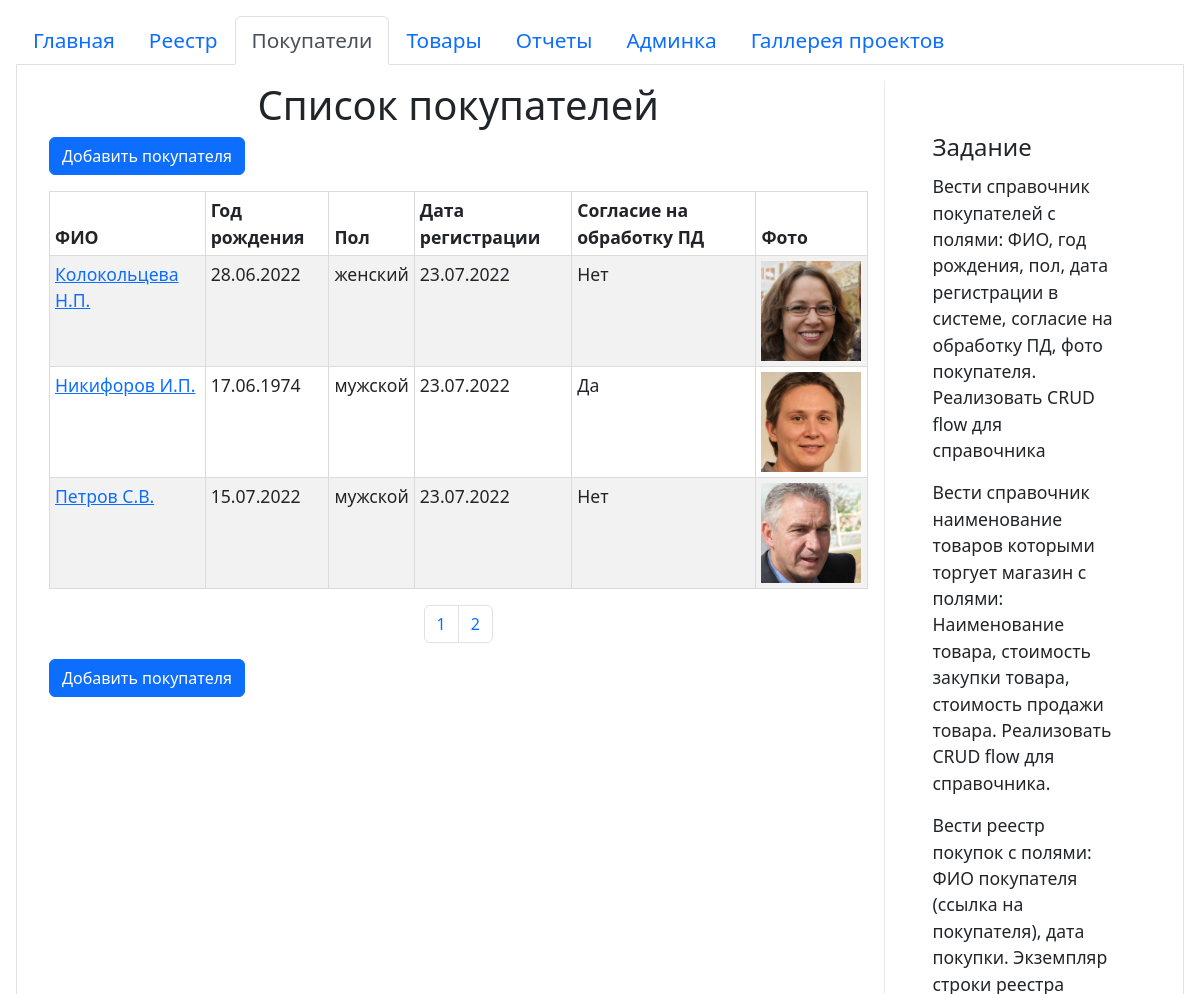
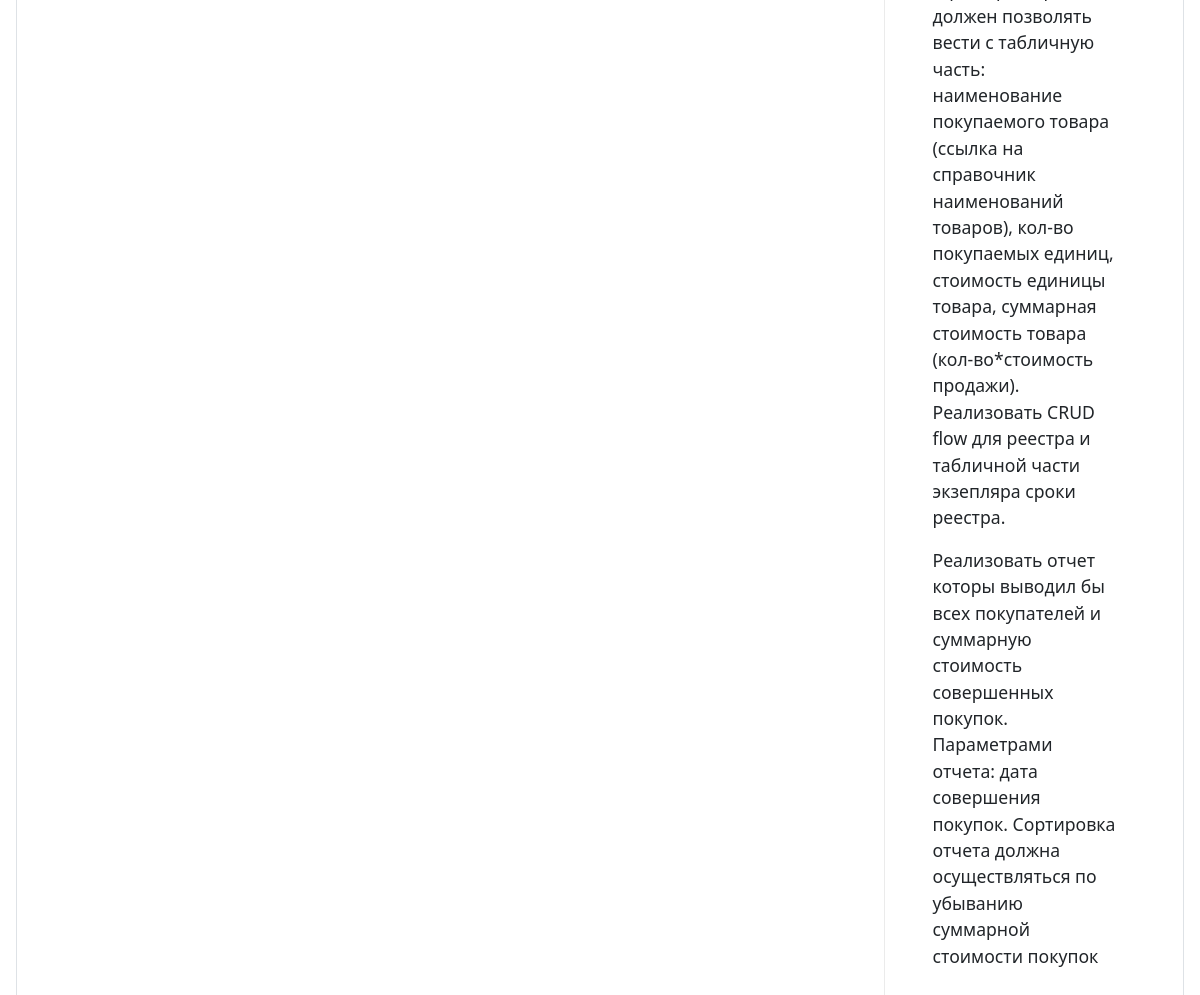
Screenshot of /customer/ with the database file from the repository (2 pictures, top to bottom).
### customers/models.py (models this page shows, shortened)
class Customer (models.Model):
	MAN = 'm'
	WOMAN = 'w'
	NONE = ''
	GENDER_CHOICES = [
		(NONE, ''),
		(MAN, 'мужской'),
		(WOMAN, 'женский')
	]
	FIO = models.CharField(max_length=200, verbose_name="ФИО")
	birthDate = models.DateField(verbose_name='Дата рождения')
	registerDate = models.DateField(auto_now=True, verbose_name='Дата регистрации')
	gender = models.CharField(max_length=1, choices=GENDER_CHOICES, default=None, verbose_name='Пол')
	PDConsent = models.BooleanField(default=False, verbose_name='Согласие на обработку ПД')
	photo = models.ImageField(upload_to='CustomersPhotos/%Y/%m/%d/', verbose_name='Фотография', blank=True)
	class Meta:
		ordering = ['FIO', 'birthDate', 'registerDate']
		verbose_name = 'Покупатель (я)'
		verbose_name_plural = 'Покупатели'

### customers/views.py (the view)
# urls.py: path('', CustomersList.as_view(), name='CustomersList'),
class CustomersList(ListView):
	model = Customer
	template_name = 'customers/list.html'
	context_object_name = 'customers'
	paginate_by = 3

### customers/templates/customers/list.html (shortened to what this page needs)
{% extends 'base.html' %}
{% load verbose_names %}
{% block content %}
<div class="center">
    <h1>Список покупателей</h1>
</div>
<div>
    <a href="{% url 'CreateCustomer' %}" class="m-3"><button type="button" class="btn btn-primary">Добавить покупателя</button></a>
    <table id="CustomersTable" class="m-3 border ListTable table table-striped" >
        <thead>
            <tr>
                <th>ФИО</th>
                <th>Год рождения</th>
                <th>Пол</th>
                <th>Дата регистрации</th>
                <th>Согласие на обработку ПД</th>
                <th>Фото</th>
            </tr>
        </thead>
        {% for customer in customers %}
            <tr>
                <td><a href="{% url 'ViewCustomer' customer.pk %}">{{ customer.FIO }}</a></td>
                <td>{{ customer.birthDate|date:"d.m.Y" }}</td>
                <td>{{ customer.get_gender_display }}</td>
                <td>{{ customer.registerDate|date:"d.m.Y" }}</td>
                <td>{% if customer.PDConsent %} Да {% else %} Нет {% endif %}</td>
                {% if customer.photo %}
                <td><img src="{{ customer.photo.url }}" width="100px"></td>
                {% else %}
                <td>-</td>
                {% endif %}
            </tr>
        {% endfor %}
    </table>
    {% include 'inc/_paginator.html'%}
    <a href="{% url 'CreateCustomer' %}" class="m-3"><button type="button" class="btn btn-primary">Добавить покупателя</button></a>
</div>
{% endblock %}

### templates/base.html (shortened to what this page needs)
<!DOCTYPE html>
{% load static %}
<html lang="ru">
<head>
    <link href="https://cdn.jsdelivr.net/npm/bootstrap@5.2.0/dist/css/bootstrap.min.css" rel="stylesheet">
    <link href="{% static '/css/style.css' %}" rel="stylesheet" >
</head>
<body class="p-3">
    {% include 'inc/_navbar.html'%}
    <div class="page p-3">
        <div style="
            {% if '/screenshots/' in request.get_full_path %}width: 100%;{% else %}width: 75%;{% endif %}
        ">
            {% block content %}
            {% endblock %}
        </div>
        {% block task %}
        <div class="p-5" style="width: 25%; border-left: 1px solid #ebebeb;">
            <fieldset>
                <legend>
                    Задание
                </legend>
                <p>Вести справочник покупателей с полями: ФИО, год рождения, пол, дата регистрации в системе, согласие на обработку ПД, фото покупателя. Реализовать CRUD flow для справочника</p>
                <p>Вести справочник наименование товаров которыми торгует магазин с полями: Наименование товара, стоимость закупки товара, стоимость продажи товара.  Реализовать CRUD flow для справочника.</p>
                <p>Вести реестр покупок с полями: ФИО покупателя (ссылка на покупателя), дата покупки. Экземпляр строки реестра должен позволять вести с табличную часть: наименование покупаемого товара (ссылка на справочник наименований товаров), кол-во покупаемых единиц, стоимость единицы товара, суммарная стоимость товара (кол-во*стоимость продажи). Реализовать CRUD flow для реестра и табличной части экзепляра сроки реестра.</p>
                <p>Реализовать отчет которы выводил бы всех покупателей и суммарную стоимость совершенных покупок. Параметрами отчета: дата совершения покупок. Сортировка отчета должна осуществляться по убыванию суммарной стоимости покупок</p>
            </fieldset>
        </div>
        {% endblock %}
    </div>
</body>
</html>

### templates/inc/_navbar.html (shortened to what this page needs)
<ul class="nav nav-tabs">
  <li class="nav-item">
    <a class="nav-link
      " href="/">Главная</a>
  </li>
  <li class="nav-item">
    <a class="nav-link
      " href="{% url 'RegistrysList' %}">Реестр</a>
  </li>
  <li class="nav-item">
    <a class="nav-link
      {% if '/customer/' in request.get_full_path %}active{% endif %}
      " href="{% url 'CustomersList' %}">Покупатели</a>
  </li>
  <li class="nav-item">
    <a class="nav-link
      " href="{% url 'ProductsList' %}">Товары</a>
  </li>
  <li class="nav-item">
    <a class="nav-link
    " href="{% url 'ReportList' %}">Отчеты</a>
  </li>
  <li class="nav-item">
    <a class="nav-link
    " href="{% url 'aadmin' %}">Админка</a>
  </li>
  <li class="nav-item">
    <a class="nav-link
    " href="{% url 'screenshots' %}">Галлерея проектов</a>
  </li>
</ul>

### templates/inc/_paginator.html
{% if page_obj.has_other_pages %}
    <nav aria-label="Page navigation example">
    <ul class="pagination justify-content-center">
    {% for page in page_obj.paginator.page_range %}
        <li class="page-item">
            <a class="page-link" href="?page={{ page }}">{{ page }}</a>
        </li>
    {% endfor %}
    </ul>
    </nav>
{% endif %}

### purchase/static/css/style.css (style rules this page uses)
.page { width:100%; height: 95%; border-left: 1px solid #dee2e6; border-right: 1px solid #dee2e6; border-bottom: 1px solid #dee2e6; overflow: auto; display: flex; flex-direction: row; justify-content: flex-start; align-items: flex-start; font-size: 1.1em; }
html, body { height:100%; }
table.border th, table.border td { border-spacing: 0px; padding: 5px; border: 1px solid #dbdbdb; }
.ListTable { width: -webkit-fill-available; }
.center { text-align: center; }
.nav-link { font-size: 1.3em; }

### rows the page displays
Customer: FIO "Колокольцева Н.П.", birthDate "28.06.2022", gender "женский", registerDate "23.07.2022", PDConsent "Нет", photo (picture)
Customer: FIO "Никифоров И.П.", birthDate "17.06.1974", gender "мужской", registerDate "23.07.2022", PDConsent "Да", photo (picture)
Customer: FIO "Петров C.B.", birthDate "15.07.2022", gender "мужской", registerDate "23.07.2022", PDConsent "Нет", photo (picture)

### other values shown
{{ page }} "1" "2"
